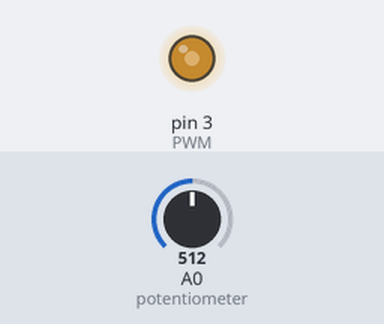
The sketch below on a simulated Arduino Uno, built with avr-gcc and run on an emulated ATmega328P. Parts: output pins drawn as LEDs (lit = HIGH). The inputs (shaded band) are chosen by the test bench; at power-on: A0 (potentiometer) = 512.

Above: at 1.2 s.
1.3 s: A0 (potentiometer) set to 716
At 2.3 s:
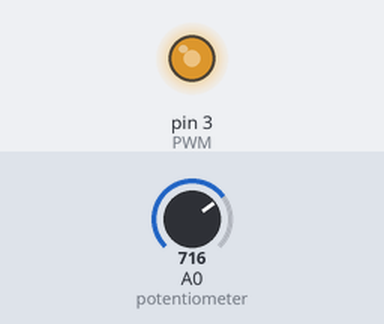
2.8 s: A0 (potentiometer) set to 900
At 3.4 s:
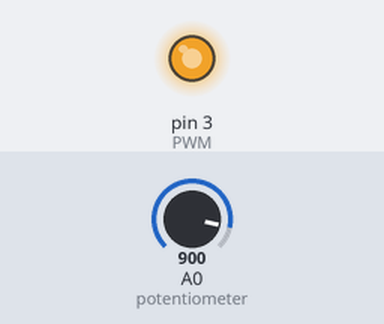
4.3 s: A0 (potentiometer) set to 122
At 4.6 s:
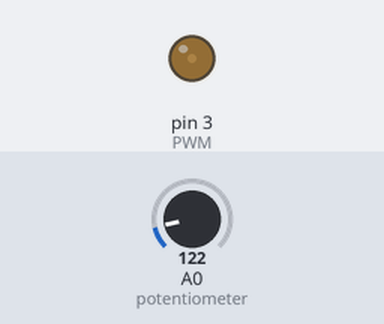
5.8 s: A0 (potentiometer) set to 0
At 6.9 s:
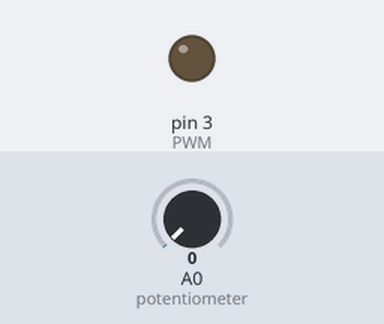
Timing chart, 0 to 8.3 s (numbered marks = the images above; inputs shaded):
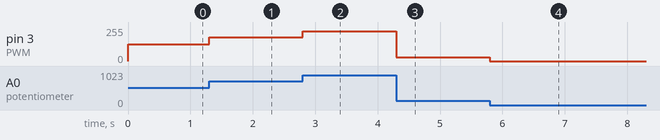

Measured:
- after the input at 1.3 s, pin 3 (PWM): 127/255 → 177/255 at once
- after the input at 2.8 s, pin 3 (PWM): 177/255 → 223/255 at once
- after the input at 4.3 s, pin 3 (PWM): 223/255 → 30/255 at once
- after the input at 5.8 s, pin 3 (PWM): 30/255 → 0/255 at once

The sketch:

Flybackcode.ino
```cpp
int potentiometer = A0; //From the main potentiometer
int PWM = 3;


void setup() {
  pinMode(potentiometer, INPUT);
  pinMode(PWM, OUTPUT);
  TCCR2B = TCCR2B & B11111000 | B00000001;    // pin 3 and 11 PWM frequency of 31372.55 Hz
}

void loop() {
  float voltage = analogRead(potentiometer);
  int VALUE = map(voltage,0,1024,0,254);
  analogWrite(PWM,VALUE);
}
```
